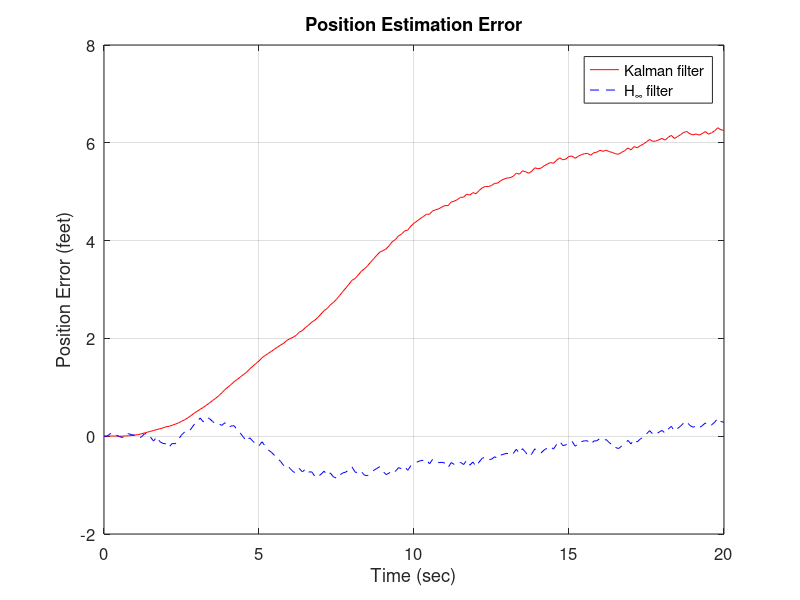
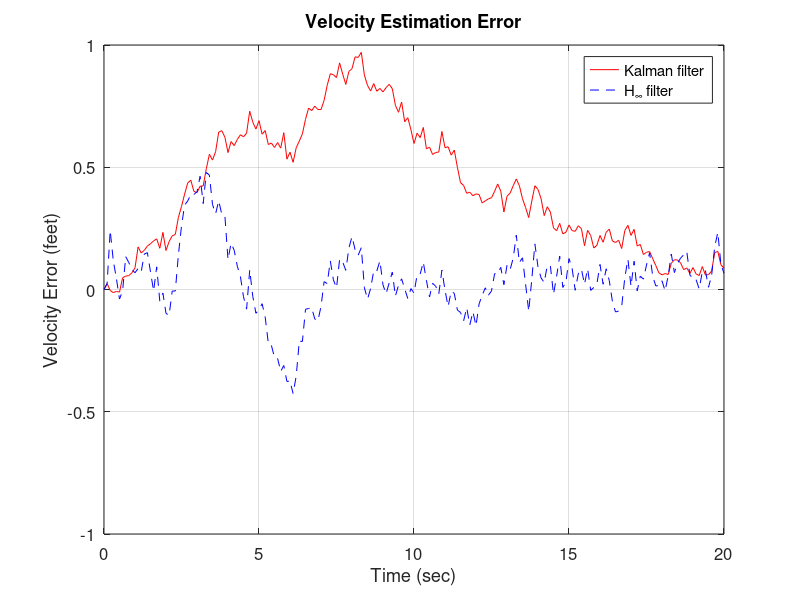
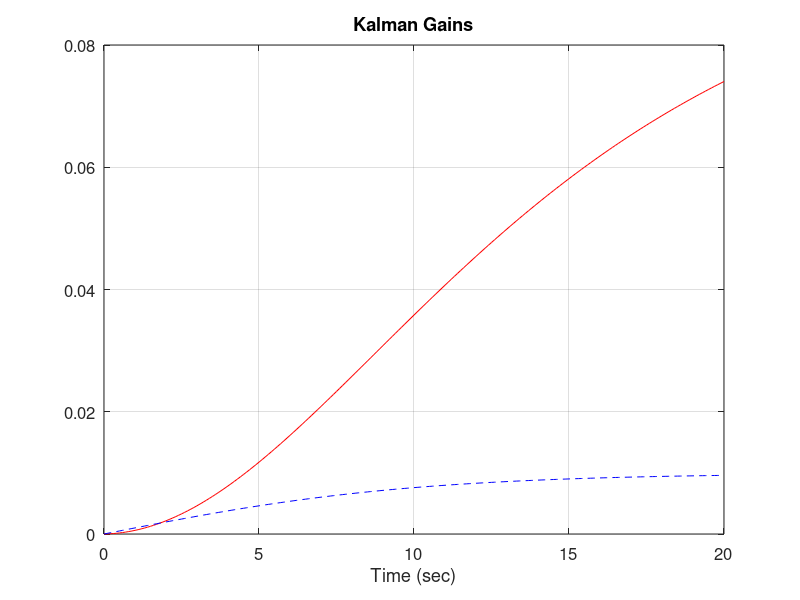
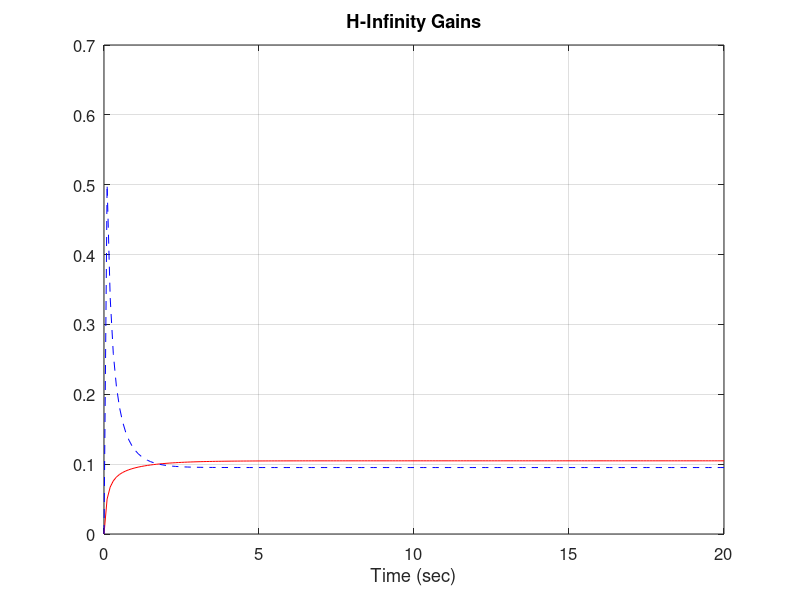

Recreate these plots in MATLAB, in order.
function Hinfinity(g, duration, dt, SteadyState)

% function Hinfinity(g, duration, dt, SteadyState)
%
% H-infinity filter simulation for a vehicle travelling along a road.
% This code also simulates the Kalman filter.
% INPUTS
%   g = gamma
%   if g is too large the program will terminate with an error message.
%   In my simulation I set g = 0.01.
%   duration = length of simulation (seconds). I used duration = 60.
%   dt = step size (seconds). I used dt = 0.1.
%   SteadyState = flag indicating use of steady state filter.
%                 1 = steady state, 0 = time-varying

if ~exist('g', 'var')
    g = 0.01;
end
if ~exist('duration', 'var') 
    duration = 20;
end
if ~exist('dt', 'var')
    dt = 0.1;
end
if ~exist('SteadyState', 'var')
    SteadyState = 0;
end

measnoise = 2; % nominal velocity measurement noise (feet/sec)
accelnoise = 0.2; % nominal acceleration noise (feet/sec^2)
a = [1 dt; 0 1]; % transition matrix
b = [dt^2/2; dt]; % input matrix
c = [0 1]; % measurement matrix
x = [0; 0]; % initial state vector
y = c * x; % initial measurement

% Initialize Kalman filter variables
xhat = x; % initial Kalman filter state estimate
Sz = measnoise^2; % measurement error covariance
Sw = accelnoise^2 * [dt^4/4 dt^3/2; dt^3/2 dt^2]; % process noise cov
P = Sw; % initial Kalman filter estimation covariance

% Initialize H-infinity filter variables
xhatinf = x; % initial H-infinity filter state estimate
Pinf = 0.01*eye(2);
W = [0.0003 0.0050; 0.0050 0.1000]/1000;
V = 0.01;
Q = [0.01 0; 0 0.01];

% Initialize arrays for later plotting.
pos = [x(1)]; % true position array
vel = [x(2)]; % true velocity array
poshat = [xhat(1)]; % estimated position array (Kalman filter)
velhat = [xhat(2)]; % estimated velocity array (Kalman filter)
poshatinf = [xhatinf(1)]; % estimated position array (H-infinity)
velhatinf = [xhatinf(2)]; % estimated velocity array (H-infinity)
HinfGains = [0; 0]; % H-infinity filter gains
KalmanGains = [0; 0]; % Kalman filter gains

for t = 0 : dt: duration-dt

   % Use a constant commanded acceleration of 1 foot/sec^2.
   u = 1;

   % Figure out the H-infinity estimate.
   if (SteadyState == 1)
      % Use steady-state H-infinity gains
      K = [0.11; 0.09];
   else
      L = inv(eye(2) - g * Q * Pinf + c' * inv(V) * c * Pinf);
      K = a * Pinf * L * c' * inv(V);
      Pinf = a * Pinf * L * a' + W;
      % Force Pinf to be symmetric.
      Pinf = (Pinf + Pinf') / 2;
      % Make sure the eigenvalues of Pinf are less than 1 in magnitude.
      lambda = eig(Pinf);
      if (abs(lambda(1)) >= 1) | (abs(lambda(2)) >= 1)
         disp('gamma is too large');
         return;
      end
   end
   xhatinf = a * xhatinf + b * u + K * (y - c * xhatinf);
   HinfGains = [HinfGains K];
   poshatinf = [poshatinf; xhatinf(1)];
   velhatinf = [velhatinf; xhatinf(2)];

   % Simulate the linear system and noisy measurement.
   % Note that randn is Matlab's Gaussian (normal) random number
   % generator; rand is Matlab's uniform random number generator.
   ProcessNoise = 2 * accelnoise * b .* [randn; randn];
   x = a * x + b * u + ProcessNoise;
   MeasNoise = measnoise * (rand - 0.5);
   y = c * x + MeasNoise;

   % Compute the Kalman filter estimate.
   % Extrapolate the most recent state estimate to the present time.
   xhat = a * xhat + b * u;
   poshat = [poshat; xhat(1)];
   velhat = [velhat; xhat(2)];
   % Form the Innovation vector.
   Inn = y - c * xhat;
   if (SteadyState == 1)
      K = [0.1; 0.01];
   else
      % Compute the covariance of the Innovation.
      s = c * P * c' + Sz;
      % Form the Kalman Gain matrix.
      K = a * P * c' * inv(s);
      % Compute the covariance of the estimation error.
      P = a * P * a' - a * P * c' * inv(s) * c * P * a' + Sw;
      % Force P to be symmetric.
      P = (P + P') / 2;
   end
   % Update the Kalman filter state estimate.
   xhat = xhat + K * Inn;

   % Save some parameters for plotting later.
   KalmanGains = [KalmanGains K];
   pos = [pos; x(1)];
   vel = [vel; x(2)];

end

% Plot the results
close all; % Close all open figures
t = 0 : dt : duration; % Create a time array

% Plot the position estimation error
% (Kalman filter = red line, H-infinity filter = green line)
figure;
plot(t,pos-poshat,'r', t,pos-poshatinf,'b--');
set(gca,'FontSize',12); set(gcf,'Color','White');
grid;
xlabel('Time (sec)');
ylabel('Position Error (feet)');
title('Position Estimation Error');
legend('Kalman filter', 'H_{\infty} filter');

% Plot the velocity estimation error
% (Kalman filter = red line, H-infinity filter = green line)
figure;
plot(t,vel-velhat,'r', t,vel-velhatinf,'b--');
set(gca,'FontSize',12); set(gcf,'Color','White');
grid;
xlabel('Time (sec)');
ylabel('Velocity Error (feet)');
title('Velocity Estimation Error');
legend('Kalman filter', 'H_{\infty} filter');

% Plot the Kalman filter gain matrix
figure;
plot(t,KalmanGains(1,:),'r', t,KalmanGains(2,:),'b--');
set(gca,'FontSize',12); set(gcf,'Color','White');
grid;
xlabel('Time (sec)');
title('Kalman Gains');

% Plot the H-infinity filter gain matrix
figure;
plot(t,HinfGains(1,:),'r', t,HinfGains(2,:),'b--');
set(gca,'FontSize',12); set(gcf,'Color','White');
grid;
xlabel('Time (sec)');
title('H-Infinity Gains');